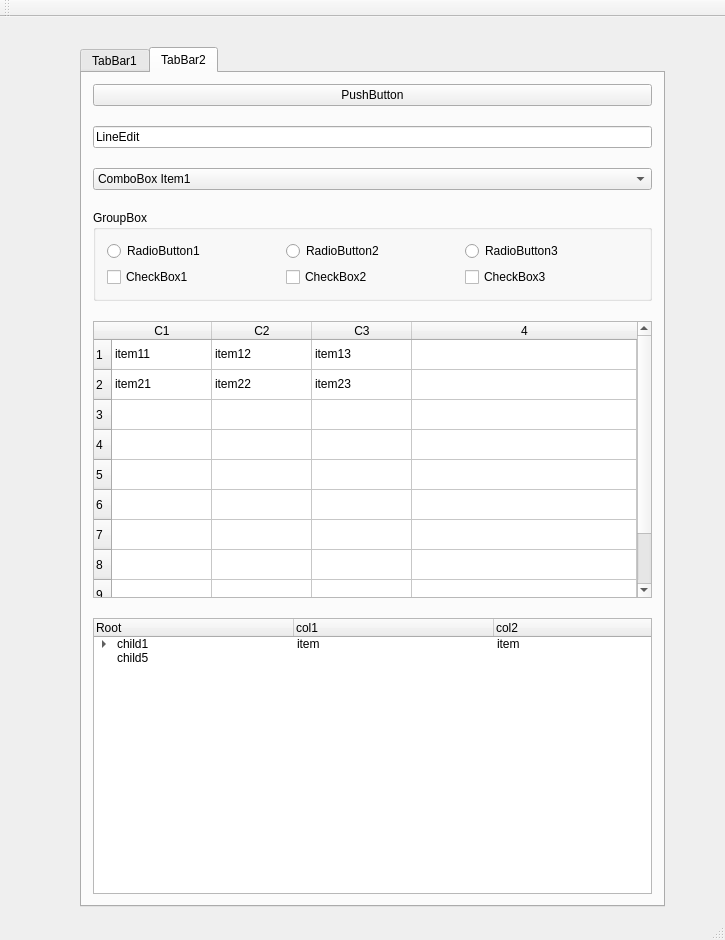
<?xml version="1.0" encoding="UTF-8"?>
<ui version="4.0">
 <class>MainWindow</class>
 <widget class="QMainWindow" name="MainWindow">
  <property name="geometry">
   <rect>
    <x>0</x>
    <y>0</y>
    <width>725</width>
    <height>940</height>
   </rect>
  </property>
  <property name="windowTitle">
   <string>MainWindow</string>
  </property>
  <widget class="QWidget" name="centralWidget">
   <layout class="QGridLayout" name="gridLayout">
    <property name="leftMargin">
     <number>80</number>
    </property>
    <property name="topMargin">
     <number>30</number>
    </property>
    <property name="rightMargin">
     <number>60</number>
    </property>
    <property name="verticalSpacing">
     <number>10</number>
    </property>
    <item row="0" column="0">
     <widget class="QTabWidget" name="tabWidget">
      <property name="currentIndex">
       <number>1</number>
      </property>
      <widget class="QWidget" name="tab">
       <attribute name="title">
        <string>TabBar1</string>
       </attribute>
      </widget>
      <widget class="QWidget" name="tab_2">
       <attribute name="title">
        <string>TabBar2</string>
       </attribute>
       <layout class="QGridLayout" name="gridLayout_2">
        <property name="verticalSpacing">
         <number>20</number>
        </property>
        <item row="4" column="0">
         <widget class="QGroupBox" name="groupBox">
          <property name="title">
           <string>GroupBox</string>
          </property>
          <layout class="QGridLayout" name="gridLayout_3">
           <item row="1" column="2">
            <widget class="QCheckBox" name="checkBox_2">
             <property name="text">
              <string>CheckBox2</string>
             </property>
            </widget>
           </item>
           <item row="1" column="1">
            <widget class="QCheckBox" name="checkBox">
             <property name="text">
              <string>CheckBox1</string>
             </property>
            </widget>
           </item>
           <item row="0" column="1">
            <widget class="QRadioButton" name="radioButton">
             <property name="text">
              <string>RadioButton1</string>
             </property>
            </widget>
           </item>
           <item row="0" column="2">
            <widget class="QRadioButton" name="radioButton_2">
             <property name="text">
              <string>RadioButton2</string>
             </property>
            </widget>
           </item>
           <item row="1" column="3">
            <widget class="QCheckBox" name="checkBox_3">
             <property name="text">
              <string>CheckBox3</string>
             </property>
            </widget>
           </item>
           <item row="0" column="3">
            <widget class="QRadioButton" name="radioButton_3">
             <property name="text">
              <string>RadioButton3</string>
             </property>
            </widget>
           </item>
          </layout>
         </widget>
        </item>
        <item row="5" column="0">
         <widget class="QTableWidget" name="tableWidget">
          <property name="rowCount">
           <number>10</number>
          </property>
          <property name="columnCount">
           <number>4</number>
          </property>
          <attribute name="horizontalHeaderShowSortIndicator" stdset="0">
           <bool>true</bool>
          </attribute>
          <attribute name="horizontalHeaderStretchLastSection">
           <bool>true</bool>
          </attribute>
          <row/>
          <row/>
          <row/>
          <row/>
          <row/>
          <row/>
          <row/>
          <row/>
          <row/>
          <row/>
          <column>
           <property name="text">
            <string>C1</string>
           </property>
          </column>
          <column>
           <property name="text">
            <string>C2</string>
           </property>
          </column>
          <column>
           <property name="text">
            <string>C3</string>
           </property>
          </column>
          <column/>
          <item row="0" column="0">
           <property name="text">
            <string>item11</string>
           </property>
          </item>
          <item row="0" column="1">
           <property name="text">
            <string>item12</string>
           </property>
          </item>
          <item row="0" column="2">
           <property name="text">
            <string>item13</string>
           </property>
          </item>
          <item row="1" column="0">
           <property name="text">
            <string>item21</string>
           </property>
          </item>
          <item row="1" column="1">
           <property name="text">
            <string>item22</string>
           </property>
          </item>
          <item row="1" column="2">
           <property name="text">
            <string>item23</string>
           </property>
          </item>
         </widget>
        </item>
        <item row="0" column="0">
         <widget class="QPushButton" name="pushButton_3">
          <property name="enabled">
           <bool>true</bool>
          </property>
          <property name="text">
           <string>PushButton</string>
          </property>
         </widget>
        </item>
        <item row="1" column="0">
         <widget class="QLineEdit" name="lineEdit_4">
          <property name="text">
           <string>LineEdit</string>
          </property>
         </widget>
        </item>
        <item row="2" column="0">
         <widget class="QComboBox" name="comboBox">
          <item>
           <property name="text">
            <string>ComboBox Item1</string>
           </property>
          </item>
          <item>
           <property name="text">
            <string>ComboBox Item2</string>
           </property>
          </item>
          <item>
           <property name="text">
            <string>ComboBox Item3</string>
           </property>
          </item>
          <item>
           <property name="text">
            <string>ComboBox Item4</string>
           </property>
          </item>
          <item>
           <property name="text">
            <string>ComboBox Item5</string>
           </property>
          </item>
          <item>
           <property name="text">
            <string>ComboBox Item6</string>
           </property>
          </item>
          <item>
           <property name="text">
            <string>ComboBox Item7</string>
           </property>
          </item>
          <item>
           <property name="text">
            <string>ComboBox Item8</string>
           </property>
          </item>
          <item>
           <property name="text">
            <string>ComboBox Item9</string>
           </property>
          </item>
          <item>
           <property name="text">
            <string>ComboBox Item10</string>
           </property>
          </item>
          <item>
           <property name="text">
            <string>ComboBox Item11</string>
           </property>
          </item>
         </widget>
        </item>
        <item row="6" column="0">
         <widget class="QTreeWidget" name="treeWidget">
          <attribute name="headerDefaultSectionSize">
           <number>200</number>
          </attribute>
          <column>
           <property name="text">
            <string>Root</string>
           </property>
          </column>
          <column>
           <property name="text">
            <string>col1</string>
           </property>
          </column>
          <column>
           <property name="text">
            <string>col2</string>
           </property>
          </column>
          <item>
           <property name="text">
            <string>child1</string>
           </property>
           <property name="text">
            <string>item</string>
           </property>
           <property name="text">
            <string>item</string>
           </property>
           <item>
            <property name="text">
             <string>child2</string>
            </property>
            <property name="text">
             <string>item</string>
            </property>
            <property name="text">
             <string>item</string>
            </property>
            <item>
             <property name="text">
              <string>child3</string>
             </property>
             <property name="text">
              <string>item</string>
             </property>
             <property name="text">
              <string>item</string>
             </property>
             <item>
              <property name="text">
               <string>child4</string>
              </property>
              <property name="text">
               <string>item</string>
              </property>
              <property name="text">
               <string>item</string>
              </property>
             </item>
            </item>
           </item>
          </item>
          <item>
           <property name="text">
            <string>child5</string>
           </property>
          </item>
         </widget>
        </item>
       </layout>
      </widget>
     </widget>
    </item>
   </layout>
  </widget>
  <widget class="QMenuBar" name="menuBar">
   <property name="geometry">
    <rect>
     <x>0</x>
     <y>0</y>
     <width>725</width>
     <height>30</height>
    </rect>
   </property>
  </widget>
  <widget class="QToolBar" name="mainToolBar">
   <attribute name="toolBarArea">
    <enum>TopToolBarArea</enum>
   </attribute>
   <attribute name="toolBarBreak">
    <bool>false</bool>
   </attribute>
  </widget>
  <widget class="QStatusBar" name="statusBar"/>
 </widget>
 <layoutdefault spacing="6" margin="11"/>
 <resources/>
 <connections/>
</ui>
